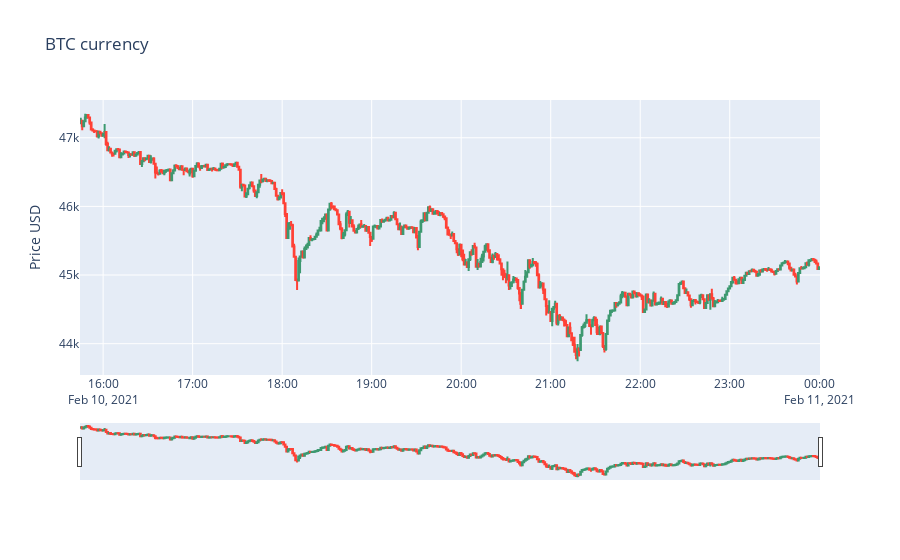

Notebook source saved alongside this figure:
### Markdown cell above
### 2.2 Plot candlestick like graph

Plot only the most recent points to see if evereything did well.

### Code cell
trace = go.Candlestick(x=df.time,
                       open=df.open,
                       high=df.high,
                       low=df.low,
                       close=df.close)
data = [trace]
layout = {
    'title': f"{CRYPTO_SYMBOL} currency",
    'yaxis': {'title': 'Price USD'},
}
fig = dict(data=data, layout=layout)
iplot(fig)

### Figure 1 — Plotly figure (JSON) as saved in the notebook; plotly's stock layout.template omitted (floating-point values rounded to 4 significant figures; data arrays with more than 128 entries replaced by an {"elided": "..."} marker saying what was removed)
{"data": [{"close": {"elided": "500 float values"}, "high": {"elided": "500 float values"}, "low": {"elided": "500 float values"}, "open": {"elided": "500 float values"}, "type": "candlestick", "x": {"elided": "500 str values"}}], "layout": {"title": {"text": "BTC currency"}, "yaxis": {"title": {"text": "Price USD"}}}}
